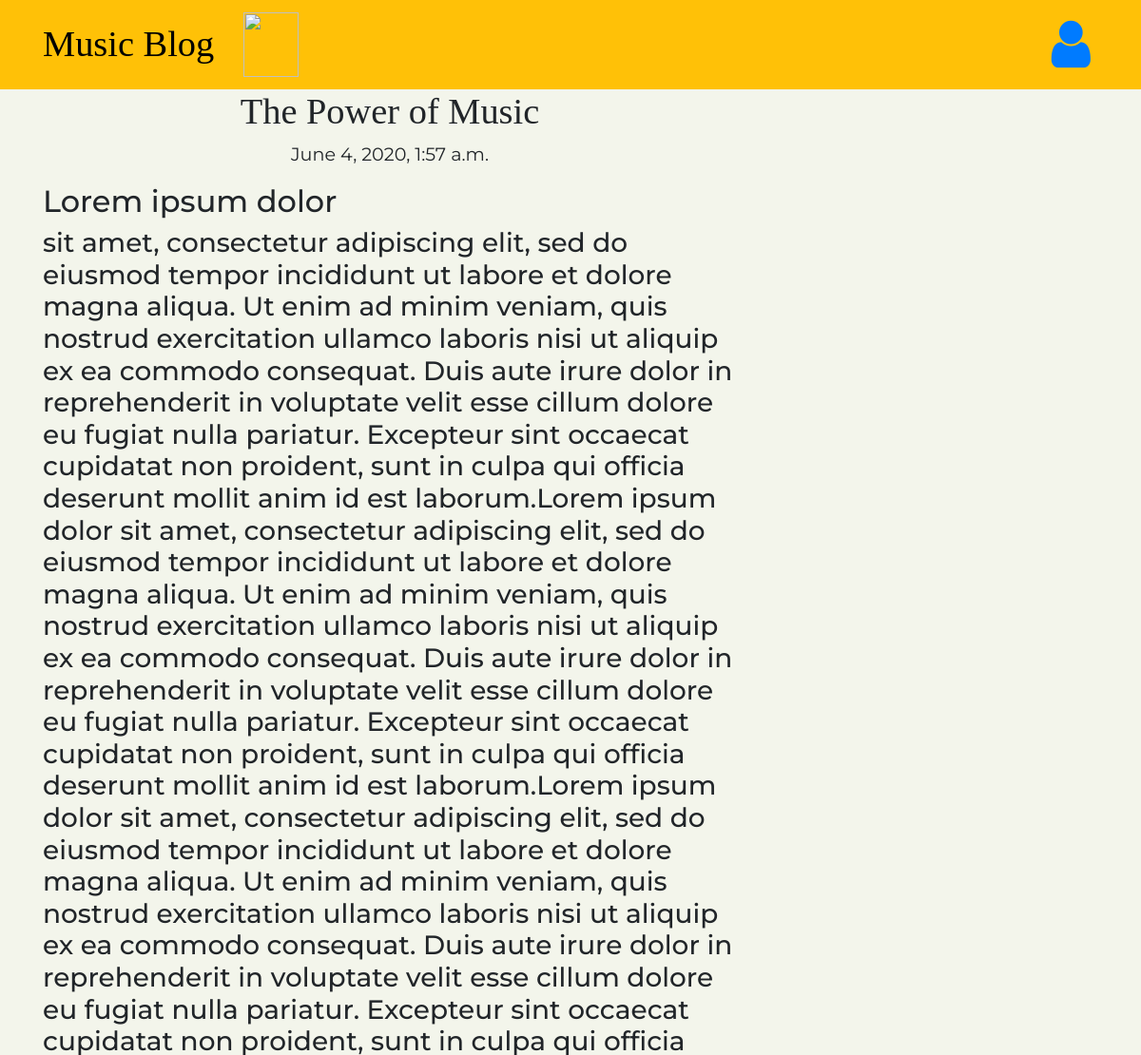
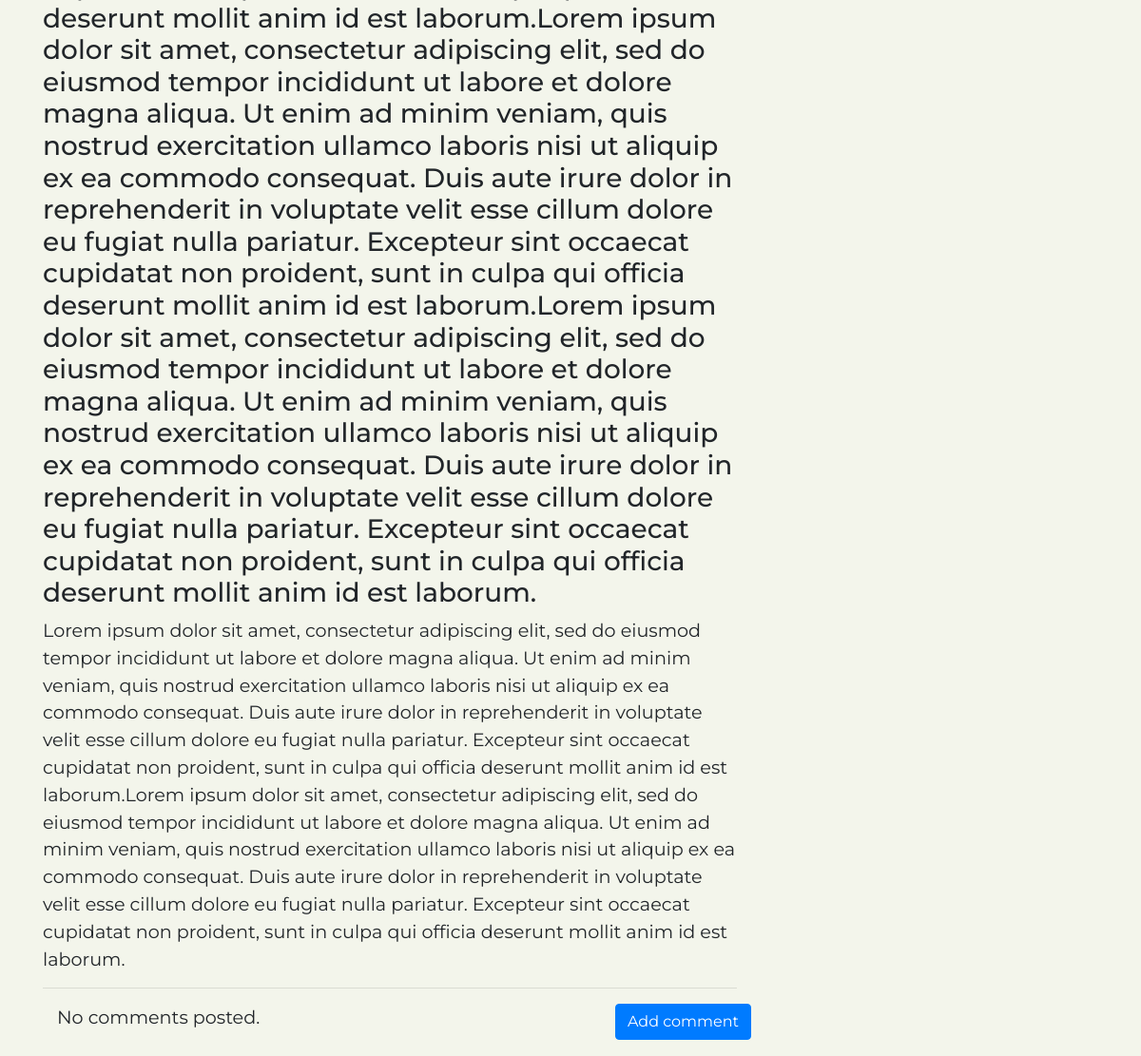
Page /post/9 on the committed database (2 pictures, top to bottom).
### blog/models.py (models this page shows, shortened)
class Post(models.Model):
    author = models.ForeignKey(User,on_delete=models.CASCADE)
    title = models.CharField(max_length=200)
    text = models.TextField()
    created_date = models.DateTimeField(default=timezone.now)
    published_date = models.DateTimeField(blank=True, null=True)

### blog/views.py (the view)
# urls.py: path('post/<int:pk>', views.PostDetailView.as_view(), name='post_detail'),
class PostDetailView(DetailView):
    model = Post

### blog/templates/blog/post_detail.html (shortened to what this page needs)
{% extends 'blog/base.html' %}
{% block content %}
        <h1 class='posttitle loader'>{{ post.title }}</h1>
        {% if post.published_date %}
            <div class="date postdate">
                {{ post.published_date }}
            </div>
        {% else %}
            <a class="btn btn-outline-dark" href="{% url 'post_publish' pk=post.pk %}">Publish</a>
        {% endif %}
      <p class='postcontent' >{{post.text|safe|linebreaksbr}}</p>
  <hr>
  <a class="btn btn-primary btn-comment" href="{% url 'add_comment_to_post' pk=post.pk %}">Add comment</a>
  <div class="container">
  {% for comment in post.comments.all %}
  <br>
      {% if user.is_authenticated or comment.approved_comment %}
              {{ comment.created_date }}
              {% if not comment.approved_comment %}
                  <a class="btn btn-primary" href="{% url 'comment_remove' pk=comment.pk %}"><span class="fa fa-remove"></span></a>
                  <a class="btn btn-primary" href="{% url 'comment_approve' pk=comment.pk %}"><span class="fa fa-check"></span></a>
              {% endif %}
          <p>{{ comment.text|safe|linebreaks }}</p>
          <p>Posted by: <strong>{{ comment.author }}</strong></p>
      {% endif %}
  {% empty %}
      <p>No comments posted.</p>
  {% endfor %}
</div>
{% endblock %}

### blog/static/css/blog.css (style rules this page uses)
.techfont { font-family: 'PT Serif',serif; font-size: 1.2em; margin-bottom: 10px; }
.postdate { text-align: center; }
.posttitle { font-family: 'PT Serif', serif; font-size: 2em; text-align: center; }
.postcontent { font-family: 'Montserrat'; font-size: 1em; }
.btn-comment { position: absolute; right: 0px; }
.loader { filter:hue-rotate(0deg); color: linear-gradient(45deg,#0f8,#08f); animation:hue 5000ms infinite linear; }

### rows in the picture
Post: title "The Power of Music", published_date "June 4, 2020, 1:57 a.m.", text "Lorem ipsum dolor sit amet, consectetur adipiscing elit, sed do eiusmod tempor incididunt ut labore et dolore magna aliqua. Ut enim ad minim veniam, quis nostrud exercitation ullamco laboris nisi ut aliquip ex ea commodo consequat. Duis aute irure dolor in reprehenderit in voluptate velit esse cillum dolore eu fugiat nulla pariatur. Excepteur sint occaecat cupidatat non proident, sunt in culpa qui officia deserunt mollit anim id est laborum.Lorem ipsum dolor sit amet, consectetur adipiscing elit, sed do eiusmod tempor incididunt ut labore et dolore magna aliqua. Ut enim ad minim veniam, quis nostrud exercitation ullamco laboris nisi ut aliquip ex ea commodo consequat. Duis aute irure dolor…"
